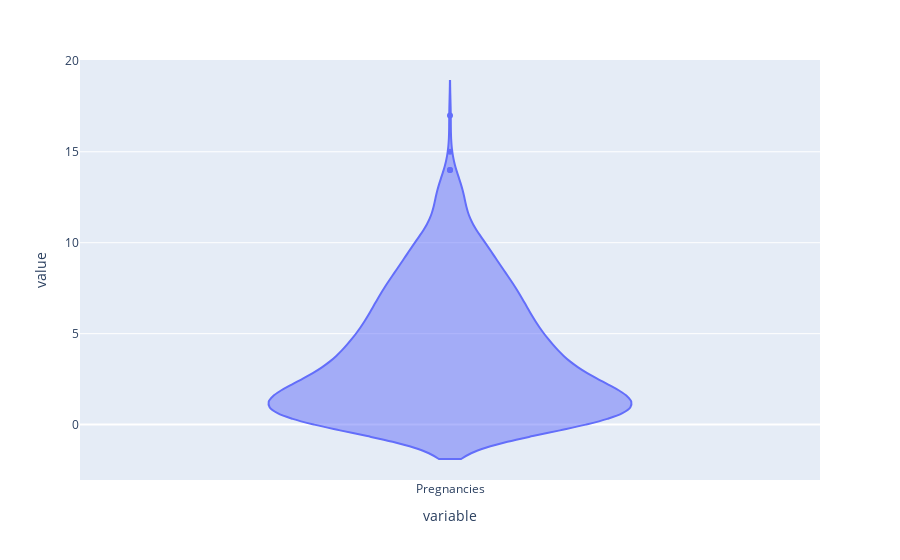

The code cell stored with this chart in its notebook:
### Code cell
px.violin(df['Pregnancies'])

### Figure 1 — Plotly figure (JSON) as saved in the notebook; plotly's stock layout.template omitted (floating-point values rounded to 4 significant figures; data arrays with more than 128 entries replaced by an {"elided": "..."} marker saying what was removed)
{"data": [{"alignmentgroup": "True", "box": {"visible": false}, "hovertemplate": "variable=%{x}<br>value=%{y}<extra></extra>", "legendgroup": "", "marker": {"color": "#636efa"}, "name": "", "offsetgroup": "", "orientation": "v", "scalegroup": "True", "showlegend": false, "type": "violin", "x": {"elided": "768 str values"}, "x0": " ", "xaxis": "x", "y": {"elided": "768 int values"}, "y0": " ", "yaxis": "y"}], "layout": {"legend": {"tracegroupgap": 0}, "margin": {"t": 60}, "violinmode": "group", "xaxis": {"anchor": "y", "domain": [0, 1], "title": {"text": "variable"}}, "yaxis": {"anchor": "x", "domain": [0, 1], "title": {"text": "value"}}}}
